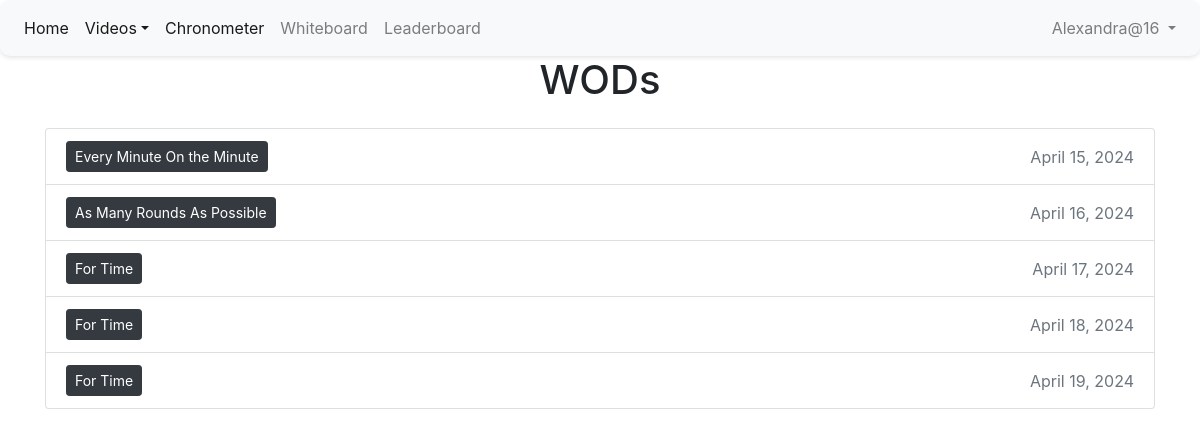
Screenshot of /workouts/ (signed in) with the database file from the repository.
### crossfit/models.py (models this page shows, shortened)
class Profile(AbstractUser):
    gender = models.CharField(max_length=20)
    age = models.IntegerField(default=0)
    height = models.IntegerField(default=0)
    weight = models.FloatField(default=0)

class Workout(models.Model):
    TYPE_CHOICES = [
        ('AMRAP', 'As Many Rounds As Possible'),
        ('EMOM', 'Every Minute On the Minute'),
        ('FOR_TIME', 'For Time'),
    ]
    type = models.CharField(max_length=10, choices=TYPE_CHOICES)
    description = models.TextField()
    date = models.DateField()

### crossfit/views.py (the view)
# urls.py: path('workouts/', views.WorkoutListView.as_view(), name='workout_list'),
class WorkoutListView(ListView):
    model = Workout
    template_name = 'wklist.html'
    context_object_name = 'workouts'

### templates/wklist.html
{% extends 'base.html' %}
{% block content %}
    <h1 class="text-center mb-4">WODs</h1>
    <ul class="list-group">
        {% for workout in workouts %}
            <li class="list-group-item d-flex justify-content-between align-items-center">
                <a href="{% url 'workout_detail' workout.id %}" class="btn btn-dark btn-sm">
                    {{ workout.get_type_display }}
                </a>
                <span class="text-muted">{{ workout.date }}</span>
            </li>
        {% empty %}
            <li class="list-group-item">No workouts available.</li>
        {% endfor %}
    </ul>
{% endblock %}

### templates/navbar.html (shortened to what this page needs)
<nav class="navbar navbar-expand-lg navbar-light bg-light">
    <div class="collapse navbar-collapse" id="navbarNav">
        <ul class="navbar-nav mr-auto">
            <li class="nav-item active">
                <a class="nav-link" href="{% url 'home' %}">Home</a>
            </li>
            <li class="nav-item active">
                <a class="nav-link dropdown-toggle" href="#" id="navbarDropdownMenuLink" role="button"
                   data-toggle="dropdown" aria-haspopup="true" aria-expanded="false">Videos</a>
            </li>
            <li class="nav-item active">
                <a class="nav-link" href={% url 'chronometer' %}>Chronometer</a>
            </li>
            {% if request.user.is_authenticated %}
                <li class="nav-item">
                    <a class="nav-link" href="{% url 'workout_list' %}">Whiteboard</a>
                </li>
                <li class="nav-item">
                    <a class="nav-link" href="{% url 'leaderboard' %}">Leaderboard</a>
                </li>
            {% endif %}
        </ul>
        <ul class="navbar-nav">
            {% if request.user.is_authenticated %}
                <li class="nav-item dropdown">
                    <a class="nav-link dropdown-toggle" href="#" id="navbarDropdownMenuLink" role="button"
                       data-toggle="dropdown" aria-haspopup="true" aria-expanded="false">
                        {{ request.user.username }}
                    </a>
                </li>
            {% endif %}
        </ul>
    </div>
</nav>

### templates/navbar.html (style rules this page uses)
.navbar { background-color: #fff; box-shadow: 0 2px 4px rgba(0, 0, 0, 0.1); border-radius: 10px; }
.navbar-nav .nav-link { color: #000; position: relative; }
.navbar-nav .nav-link:before { content: ''; position: absolute; bottom: -2px; left: 0; width: 0; height: 2px; background-color: yellowgreen; transition: width 0.3s ease; }

### rows the page displays
Profile: user.username "Alexandra@16"
Workout: type "Every Minute On the Minute", date "April 15, 2024"
Workout: type "As Many Rounds As Possible", date "April 16, 2024"
Workout: type "For Time", date "April 17, 2024"
Workout: type "For Time", date "April 18, 2024"
Workout: type "For Time", date "April 19, 2024"
